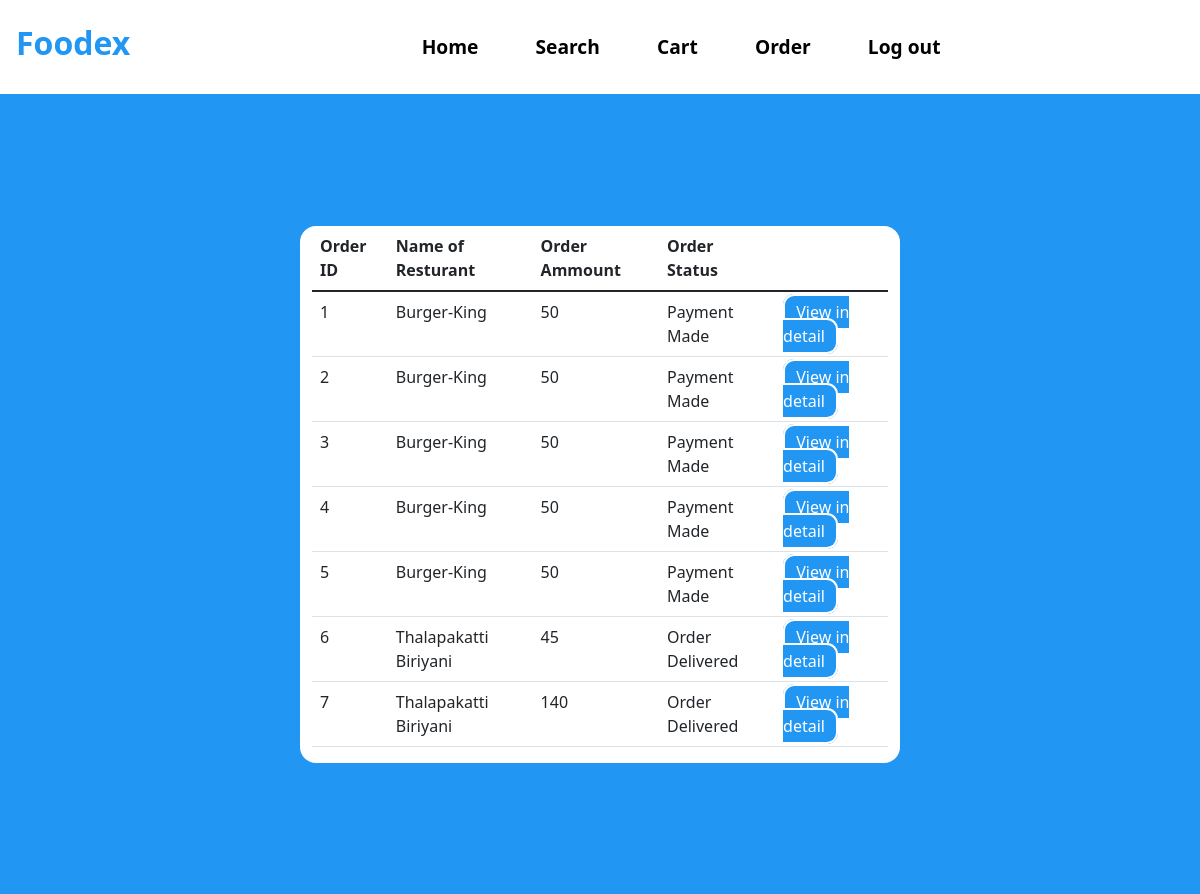
Page /User-order (signed in) on the committed database.
### tables this page shows
CREATE TABLE ORDER_TABLE(
                        ORDER_ID INTEGER PRIMARY KEY AUTOINCREMENT,
                        ORDER_AMOUNT INTEGER,
                        DELIVERYBOY_ID INTEGER, 
                        ORDER_STATUS TEXT,  						
                        USER_ID INTEGER, 
  						RESTAURANT_ID INTEGER, 
  						FOREIGN KEY (USER_ID) REFERENCES USER(USER_ID),
  						FOREIGN KEY (DELIVERYBOY_ID) REFERENCES DELIVERYBOY(DELIVERYBOY_ID),
  						FOREIGN KEY (RESTAURANT_ID) REFERENCES RESTAURANT(RESTAURANT_ID)             
                       );

CREATE TABLE RESTAURANT(
                        RESTAURANT_ID INTEGER PRIMARY KEY AUTOINCREMENT,
                        NAME_OF_RESTAURANT TEXT,
                        RESTAURANT_PASSWORD TEXT,
                        ADDRESS TEXT,
                        MOBILE_NO INTEGER,
                        RESTAURANT_PIN TEXT,
                        RESTAURANT_WALLET_BALANCE INTEGER
                       );

### app.py (the view)
@app.route("/User-order")
def view_Order():
    getid = str(session["id"])
    cursor=connection.cursor()
    cursor.execute("SELECT order_id, order_amount, order_status,r.name_of_restaurant FROM ORDER_TABLE o JOIN RESTAURANT r on o.RESTAURANT_ID=r.RESTAURANT_ID WHERE o.USER_ID= "+getid)
    result=cursor.fetchall()
    return render_template("User_Order.html",Items=result)

### templates/User_Order.html (shortened to what this page needs)
<!DOCTYPE html>
<html lang="en">
<head>
    <link href="https://cdn.jsdelivr.net/npm/bootstrap@5.1.3/dist/css/bootstrap.min.css" rel="stylesheet">
    <link rel= "stylesheet" type= "text/css" href= "{{ url_for('static',filename='Styles.css') }}">
</head>
<body>
<nav class="navbar navbar-expand-lg bg-white">
  <h3 class="navbar-brand Logo" style="color:#2196f3;font-size: 2rem;"href="#">Foodex</h3>
    <div class="container">
  <div class="collapse navbar-collapse" id="navbarSupportedContent">
    <ul class="navbar-nav mr-auto nav-links">
        <li class="nav-item">
        <a class="nav-link nav-link-btn" href="/User-Dashboard">Home</a>
      </li>
      <li class="nav-item">
        <a class="nav-link nav-link-btn" href="/View-Resturant">Search</a>
      </li>
      <li class="nav-item">
        <a class="nav-link nav-link-btn" href="/User-cart">Cart</a>
      </li>
        <li class="nav-item">
        <a class="nav-link nav-link-btn" href="/User-order">Order</a>
      </li>
        <li class="nav-item">
        <a class="nav-link nav-link-btn" href="/">Log out</a>
      </li>
    </ul>
  </div>
     </div>
</nav>
  <div class="ToCenter" style="background:#2196f3;">
  <div class="container">
        <div class="row">
            <div class="col">
                <table class="table">
                    {% if Items %}
                    <thead>
                      <tr>
                        <th scope="col">Order ID</th>
                          <th scope="col">Name of Resturant</th>
                        <th scope="col">Order Ammount</th>
                        <th scope="col">Order Status</th>
                      </tr>
                    </thead>
                    <tbody>
                      {% for i in Items %}
                      <tr>
                        <td>{{i[0]}}</td>
                          <td>{{i[3]}}</td>
                          <td>{{i[1]}}</td>
                          <td>{{i[2]}}</td>
                          <td> <a class="Edit-btn" style="background:#2196f3;" href="/View-Order-Detail?id={{i[0]}}">View in detail</a> </td>
                      </tr>
                      {% endfor %}
                    </tbody>
                    {% else %}
                    <h4 class="Logo">No Orders</h4>
                    {% endif %}
                  </table>
            </div>
        </div>
    </div>
    </div>
</body>
</html>

### static/Styles.css (style rules this page uses)
.ToCenter { display: flex; height: 100vh; width: 100vw; justify-content: center; align-items: center; }
.Logo { text-align: center; padding: 1rem; font-weight: bold; }
.nav-links { width: 100%; display: flex; flex-direction: column; justify-content: space-around; align-items: center; }
.nav-link-btn { border:solid 2px white; font-size: 1.2rem; border-radius: 0.7rem; font-weight: bold; color: black; }
.Edit-btn { border:solid 2px white; color: white; text-decoration:none; padding: 0.3rem 0.7rem; border-radius: 0.7rem; }

### templates/User_Order.html (style rules this page uses)
.container { width: 50vw; background: white; border-radius: 1rem; }

### rows in the picture
ORDER_TABLE: ORDER_ID "1", NAME_OF_RESTAURANT "Burger-King", ORDER_AMOUNT "50", ORDER_STATUS "Payment Made"
ORDER_TABLE: ORDER_ID "2", NAME_OF_RESTAURANT "Burger-King", ORDER_AMOUNT "50", ORDER_STATUS "Payment Made"
ORDER_TABLE: ORDER_ID "3", NAME_OF_RESTAURANT "Burger-King", ORDER_AMOUNT "50", ORDER_STATUS "Payment Made"
ORDER_TABLE: ORDER_ID "4", NAME_OF_RESTAURANT "Burger-King", ORDER_AMOUNT "50", ORDER_STATUS "Payment Made"
ORDER_TABLE: ORDER_ID "5", NAME_OF_RESTAURANT "Burger-King", ORDER_AMOUNT "50", ORDER_STATUS "Payment Made"
ORDER_TABLE: ORDER_ID "6", NAME_OF_RESTAURANT "Thalapakatti Biriyani", ORDER_AMOUNT "45", ORDER_STATUS "Order Delivered"
ORDER_TABLE: ORDER_ID "7", NAME_OF_RESTAURANT "Thalapakatti Biriyani", ORDER_AMOUNT "140", ORDER_STATUS "Order Delivered"
